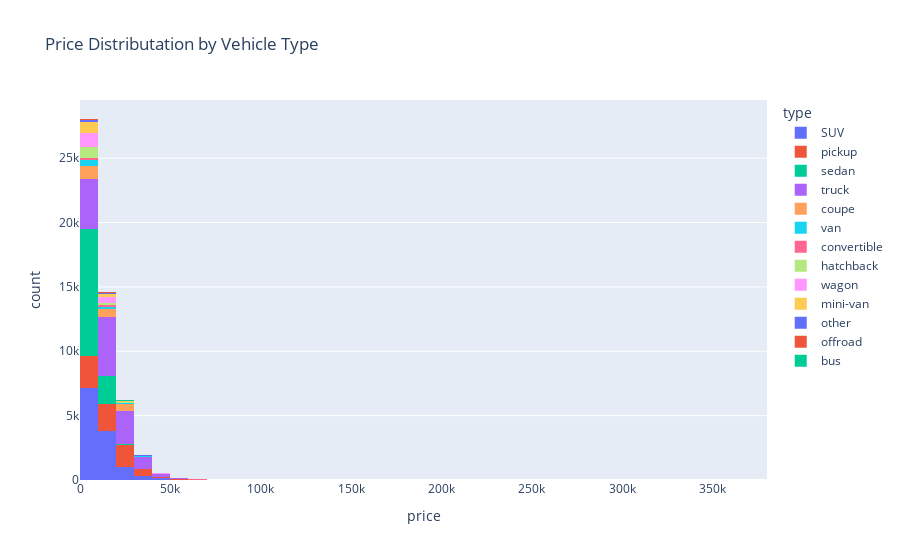

The notebook cell saved with this chart:
### Code cell
# Creating a histogram to explore how car prices are distributed across different vehicle types
# The x-axis shows the price of vehicles
# The y-axis shows how many vehicles fall into each price range (count)
# We use color='type' so each vehicle type is represented with a different color

# This helps us compare price distributions for different types of cars like SUVs, sedans, trucks, etc.
# It also shows which vehicle types are most common and how their prices are spread out

# Histogram of prices by vehicle type
px.histogram(df, x='price', color='type', nbins=50, title='Price Distributation by Vehicle Type')

### Figure 1 — Plotly figure (JSON) as saved in the notebook; plotly's stock layout.template omitted (floating-point values rounded to 4 significant figures; data arrays with more than 128 entries replaced by an {"elided": "..."} marker saying what was removed)
{"data": [{"bingroup": "x", "hovertemplate": "type=SUV<br>price=%{x}<br>count=%{y}<extra></extra>", "legendgroup": "SUV", "marker": {"color": "#636efa", "pattern": {"shape": ""}}, "name": "SUV", "nbinsx": 50, "orientation": "v", "showlegend": true, "type": "histogram", "x": {"elided": "12405 int values"}, "xaxis": "x", "yaxis": "y"}, {"bingroup": "x", "hovertemplate": "type=pickup<br>price=%{x}<br>count=%{y}<extra></extra>", "legendgroup": "pickup", "marker": {"color": "#EF553B", "pattern": {"shape": ""}}, "name": "pickup", "nbinsx": 50, "orientation": "v", "showlegend": true, "type": "histogram", "x": {"elided": "6988 int values"}, "xaxis": "x", "yaxis": "y"}, {"bingroup": "x", "hovertemplate": "type=sedan<br>price=%{x}<br>count=%{y}<extra></extra>", "legendgroup": "sedan", "marker": {"color": "#00cc96", "pattern": {"shape": ""}}, "name": "sedan", "nbinsx": 50, "orientation": "v", "showlegend": true, "type": "histogram", "x": {"elided": "12154 int values"}, "xaxis": "x", "yaxis": "y"}, {"bingroup": "x", "hovertemplate": "type=truck<br>price=%{x}<br>count=%{y}<extra></extra>", "legendgroup": "truck", "marker": {"color": "#ab63fa", "pattern": {"shape": ""}}, "name": "truck", "nbinsx": 50, "orientation": "v", "showlegend": true, "type": "histogram", "x": {"elided": "12353 int values"}, "xaxis": "x", "yaxis": "y"}, {"bingroup": "x", "hovertemplate": "type=coupe<br>price=%{x}<br>count=%{y}<extra></extra>", "legendgroup": "coupe", "marker": {"color": "#FFA15A", "pattern": {"shape": ""}}, "name": "coupe", "nbinsx": 50, "orientation": "v", "showlegend": true, "type": "histogram", "x": {"elided": "2303 int values"}, "xaxis": "x", "yaxis": "y"}, {"bingroup": "x", "hovertemplate": "type=van<br>price=%{x}<br>count=%{y}<extra></extra>", "legendgroup": "van", "marker": {"color": "#19d3f3", "pattern": {"shape": ""}}, "name": "van", "nbinsx": 50, "orientation": "v", "showlegend": true, "type": "histogram", "x": {"elided": "633 int values"}, "xaxis": "x", "yaxis": "y"}, {"bingroup": "x", "hovertemplate": "type=convertible<br>price=%{x}<br>count=%{y}<extra></extra>", "legendgroup": "convertible", "marker": {"color": "#FF6692", "pattern": {"shape": ""}}, "name": "convertible", "nbinsx": 50, "orientation": "v", "showlegend": true, "type": "histogram", "x": {"elided": "446 int values"}, "xaxis": "x", "yaxis": "y"}, {"bingroup": "x", "hovertemplate": "type=hatchback<br>price=%{x}<br>count=%{y}<extra></extra>", "legendgroup": "hatchback", "marker": {"color": "#B6E880", "pattern": {"shape": ""}}, "name": "hatchback", "nbinsx": 50, "orientation": "v", "showlegend": true, "type": "histogram", "x": {"elided": "1047 int values"}, "xaxis": "x", "yaxis": "y"}, {"bingroup": "x", "hovertemplate": "type=wagon<br>price=%{x}<br>count=%{y}<extra></extra>", "legendgroup": "wagon", "marker": {"color": "#FF97FF", "pattern": {"shape": ""}}, "name": "wagon", "nbinsx": 50, "orientation": "v", "showlegend": true, "type": "histogram", "x": {"elided": "1541 int values"}, "xaxis": "x", "yaxis": "y"}, {"bingroup": "x", "hovertemplate": "type=mini-van<br>price=%{x}<br>count=%{y}<extra></extra>", "legendgroup": "mini-van", "marker": {"color": "#FECB52", "pattern": {"shape": ""}}, "name": "mini-van", "nbinsx": 50, "orientation": "v", "showlegend": true, "type": "histogram", "x": {"elided": "1161 int values"}, "xaxis": "x", "yaxis": "y"}, {"bingroup": "x", "hovertemplate": "type=other<br>price=%{x}<br>count=%{y}<extra></extra>", "legendgroup": "other", "marker": {"color": "#636efa", "pattern": {"shape": ""}}, "name": "other", "nbinsx": 50, "orientation": "v", "showlegend": true, "type": "histogram", "x": {"elided": "256 int values"}, "xaxis": "x", "yaxis": "y"}, {"bingroup": "x", "hovertemplate": "type=offroad<br>price=%{x}<br>count=%{y}<extra></extra>", "legendgroup": "offroad", "marker": {"color": "#EF553B", "pattern": {"shape": ""}}, "name": "offroad", "nbinsx": 50, "orientation": "v", "showlegend": true, "type": "histogram", "x": {"elided": "214 int values"}, "xaxis": "x", "yaxis": "y"}, {"bingroup": "x", "hovertemplate": "type=bus<br>price=%{x}<br>count=%{y}<extra></extra>", "legendgroup": "bus", "marker": {"color": "#00cc96", "pattern": {"shape": ""}}, "name": "bus", "nbinsx": 50, "orientation": "v", "showlegend": true, "type": "histogram", "x": [10500, 28990, 10500, 4995, 28990, 28990, 4995, 28990, 28990, 28990, 4995, 28990, 4995, 28990, 6997, 7900, 7500, 4995, 10000, 6997, 6997, 28990, 28990, 28990], "xaxis": "x", "yaxis": "y"}], "layout": {"barmode": "relative", "legend": {"title": {"text": "type"}, "tracegroupgap": 0}, "title": {"text": "Price Distributation by Vehicle Type"}, "xaxis": {"anchor": "y", "domain": [0, 1], "title": {"text": "price"}}, "yaxis": {"anchor": "x", "domain": [0, 1], "title": {"text": "count"}}}}
